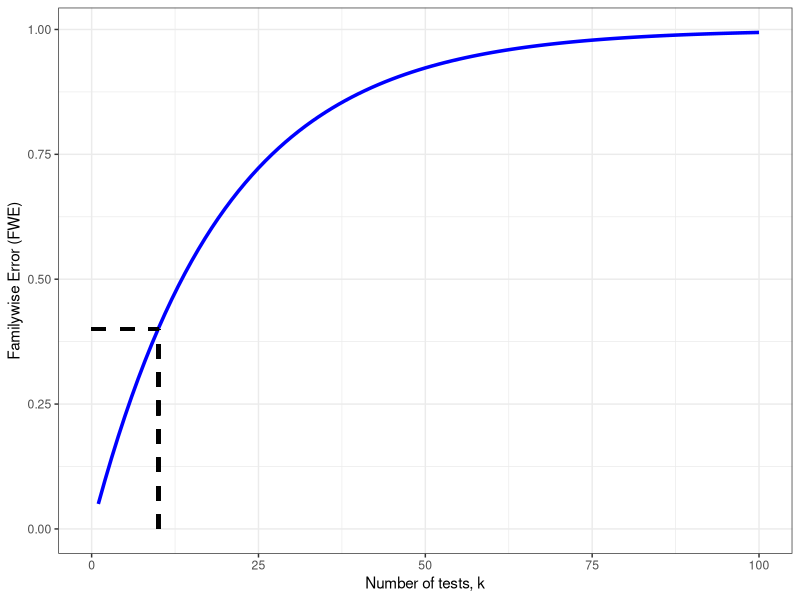

Source code (R): (Note: this script raises an error after producing the figure.)
## ---- chunk 1
list_of_packages<-c("tidyverse","kableExtra","knitr","MASS")
new.packages <- list_of_packages[!(list_of_packages %in% installed.packages()[,"Package"])]
if(length(new.packages))install.packages(new.packages,dependencies = TRUE)

library(tidyverse)
library(kableExtra)
library(knitr)
library(MASS)
library(dplyr)
library(gtools) #for permutations

## ---- chunk 2
options(kableExtra.html.bsTable = T)
mymat<-matrix(NA,nrow=2,ncol=3)

mymat[,1]<-c("Reject Null hypothesis","Do Not Reject Null Hypothesis")

mymat[,2]<-c("True Positive","False Negative \n (Type II error)")
mymat[,3]<-c("False Positive \n (Type I error)","True Negative")

mymat<-as.data.frame(mymat)
names(mymat)<-c("","Intervention effective","Intervention ineffective")

knitr::kable(mymat,escape = F, align = "c", booktabs = T, caption = 'Outcomes of hypothesis test') %>%
  kable_styling(c("striped", "bordered"), latex_options = "striped", full_width = F) %>%
  column_spec(1:1, bold = T) %>%
  column_spec(1:3,width = "9em") %>%
  add_header_above(c(" ","Ground truth" = 2))
## ---- chunk 3
k <- seq(1:100)
FWE <- (1-(1-0.05)^k)
fwe_dat<-data.frame(FWE=FWE,k=k)
ggplot(data=fwe_dat,aes(k,FWE,type="l"))+geom_line(size=1.2,colour="blue")+theme_bw()+geom_segment(aes(x=10,y=0,xend=10,yend=0.4),linetype="dashed",size=1.2)+geom_segment(aes(x=0,y=0.4,xend=10,yend=0.4),linetype="dashed",size=1.2)+xlab("Number of tests, k")+ylab("Familywise Error (FWE)")

## ---- chunk 4
options(kableExtra.html.bsTable = T)
P_val_tab<-data.frame(Variable=paste0("X",1:10),Rank=1:10,alpha=rep(0.05,10),p.value=c(0.002,0.004,0.008,0.012,0.023,0.041,0.054,0.091,0.12,0.2))
P_val_tab$BH<-(P_val_tab$Rank/10)*P_val_tab$alpha
P_val_tab$BY<-1:10

for(i in 1:10)
{
P_val_tab$BY[i]<-round((P_val_tab$Rank[i]/10)*(P_val_tab$alpha[i]/sum(1/seq(1:P_val_tab$Rank[i]))),3)
}
P_val_tab %>%
  mutate(BH = cell_spec(BH, color = "black", 
                    background = c(rep("#00FF00",4),rep("#FFFFFF",6))),
         Bonf. = cell_spec(alpha/10, color = "black", 
                    background = c(rep("#3399FF",2),rep("#FFFFFF",8))),
         BY = cell_spec(BY, color = "black", 
                    background = c(rep("#FF0000",3),rep("#FFFFFF",7)))) %>%
knitr::kable(escape = F,align = "c", booktabs = T,caption = "Corrected p-values using several different methods (Bonferroni, BH, BY)") %>%
  kable_styling(c("striped","condensed"), latex_options = "striped", full_width = F)
  
## ---- chunk 5
z <- 1:6
mycomb<-combinations(6,3,z,repeats.allowed=F) 
#all permutations, but order within a group does not matter, so we need to crunch down, e.g. 123 456 is same as 123 465
I <- vector()
C <- vector()
for (i in 1:nrow(mycomb)){
  I <- c(I,paste0(mycomb[i,],collapse=""))
  cbit <- paste0(z[-mycomb[i,1:3]],collapse="")
  C <- c(C,cbit)
}

allcombs <- data.frame(cbind(I,C))
colnames(allcombs)<- c('Group I','Group C')

allcombs[2:19,] #Needs formatting - maybe just show top of table? Explain first row is actual allocation

## ---- chunk 6
#This is slow to run and so output is saved to file; only need to run this if need to recreate figure.
makepermdemo <- 0 #set to 1 to recreate fig
if(makepermdemo ==1){
set.seed(123)

#generate some t-test data on 10 variables

mysig <- matrix(0.2,4,4)
diag(mysig) <- 1

permdata<-mvrnorm(100,rep(0,4),mysig)
permdata<-as.data.frame(permdata)
permdata$group<-factor(rep(c(1,2),50))
permdata[permdata$group=="2",1:4] <-permdata[permdata$group=="2",1:4]+1
permdata$ID<-1:100

actual_pval <- vector(mode="numeric",4)
  for (j in 1:4) 
{
    t <- t.test(permdata[permdata$group=="1",j],permdata[permdata$group=="2",j], alternative="two.sided")
    actual_pval[j] <- t$p.value
  }

myp<-data.frame(pvalue=actual_pval,x=1:4)

#-------------------------------------------------------------#

niter <- 1000
my_p <- data.frame(matrix(NA,nrow=niter,ncol=4))

for (i in 1:niter) {
  for (j in 1:4) {
    
    perm.g1s <- permdata %>% dplyr::select(paste0("V",j),group) %>% filter(group==1) %>% sample_n(50, replace=T)
    perm.g2s <- permdata %>% dplyr::select(paste0("V",j),group) %>% filter(group==2) %>% sample_n(50, replace=T)
    
        perm.test <- data.frame(g1=perm.g1s[,1],g2=perm.g2s[,1])
        t <- t.test(perm.test$g1, perm.test$g2, alternative="two.sided")
        my_p[i,j] <- t$p.value
  }
}

q <- apply(my_p, MARGIN = 2, quantile, probs = c(0.05, 0.5, 0.95))
q <- as.data.frame(t(q))
names(q) <- c("low","median","up")
q$Variable <- 1:4

ggplot(data=q,aes(median,Variable)) + geom_errorbarh(aes(xmin=low, xmax=up),size=1,alpha=0.25) +
scale_x_log10() + ylab("Variable") + xlab("p-value") + scale_y_continuous(breaks=NULL)+
geom_point(data=myp, aes(y=x,x=pvalue), size=4,shape=4)+theme_bw()
}
if (makepermdemo==0){
  knitr::include_graphics("images/permtestdemo.jpg")
}
